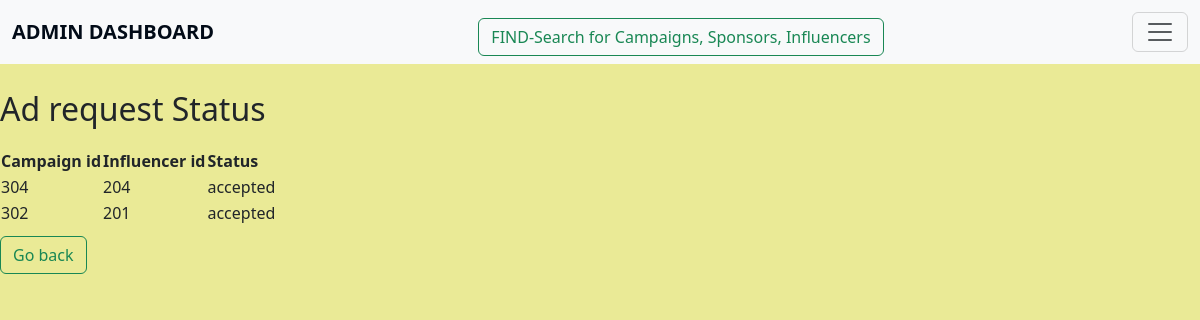
Page /adreq_status on the earlier database version.
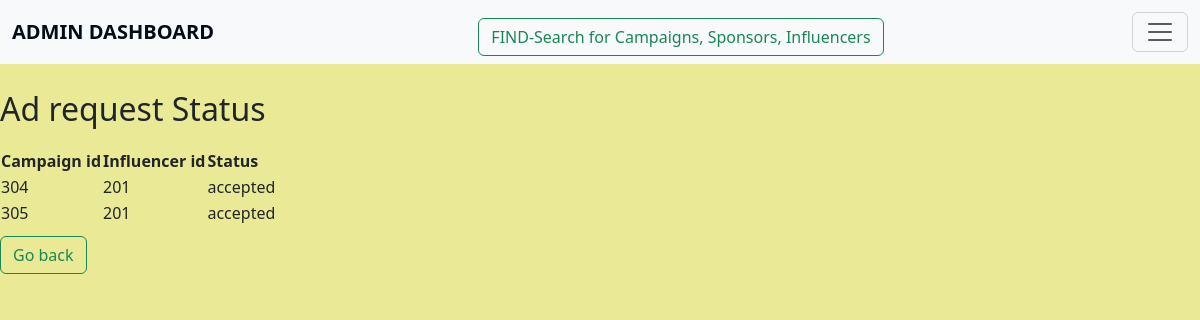
Same page on the later database version.
### application/models.py (models this page shows, shortened)
class Adrequest(db.Model):
    __tablename__="adrequest"
    adreq_id=db.Column(db.Integer,primary_key=True,nullable=False)
    adreq_name=db.Column(db.String,nullable=False)
    inf_id=db.Column(db.Integer,db.ForeignKey("influencer.inf_id"),nullable=False)
    camp_id=db.Column(db.Integer,db.ForeignKey("campaign.camp_id"),nullable=False)
    messages=db.Column(db.String)
    requirements=db.Column(db.String)
    pay_amount=db.Column(db.Integer,nullable=False)
    status=db.Column(db.String,nullable=False)

### application/controllers.py (the view)
@app.route("/adreq_status",methods=["GET"])
def adreq_status():
    adstatus=[]
    adreq=Adrequest.query.all()
    for i in adreq:
        if i.status=="accepted":
            adstatus.append(i)
    return render_template("adreq_status.html",adreq=adstatus)

### templates/adreq_status.html (shortened to what this page needs)
<!DOCTYPE html>
<html lang="en">
<head>
    <link href="https://cdn.jsdelivr.net/npm/bootstrap@5.3.3/dist/css/bootstrap.min.css" rel="stylesheet">
</head>
<body>
    <nav class="navbar bg-body-tertiary fixed-top">
        <div class="container-fluid">
            <a class="navbar-brand" href="/">ADMIN DASHBOARD</a>
            <a href="find_details"><button class="btn btn-outline-success" type="button">FIND-Search for Campaigns, Sponsors, Influencers</button></a>
            <button class="navbar-toggler" type="button" data-bs-toggle="offcanvas" data-bs-target="#offcanvasNavbar" aria-controls="offcanvasNavbar" aria-label="Toggle navigation">
                <span class="navbar-toggler-icon"></span>
            </button>
        </div>
    </nav>
    <h2>Ad request Status</h2>
    <table id="ongoing-campaigns">
        <tr>
            <th>Campaign id</th>
            <th>Influencer id</th>
            <th>Status</th>
        </tr>
        {%for i in adreq%}
            <tr>
                <td>{{i.camp_id}}</td>
                <td>{{i.inf_id}}</td>
                <td>{{i.status}}</td>
            </tr>
        {%endfor%}
    </table>
    <td> <a href="{{url_for('admin_dashboard') }}"><button class="btn btn-outline-success" type="button">Go back</button></a></td>
</body>
</html>

Differences in the rows shown:
no longer on this page (row edited): Adrequest: camp_id "302", inf_id "201", status "accepted"
changed Adrequest (number 1 of 2 on the later page): inf_id "204" → "201"
added Adrequest: camp_id "305", inf_id "201", status "accepted"
